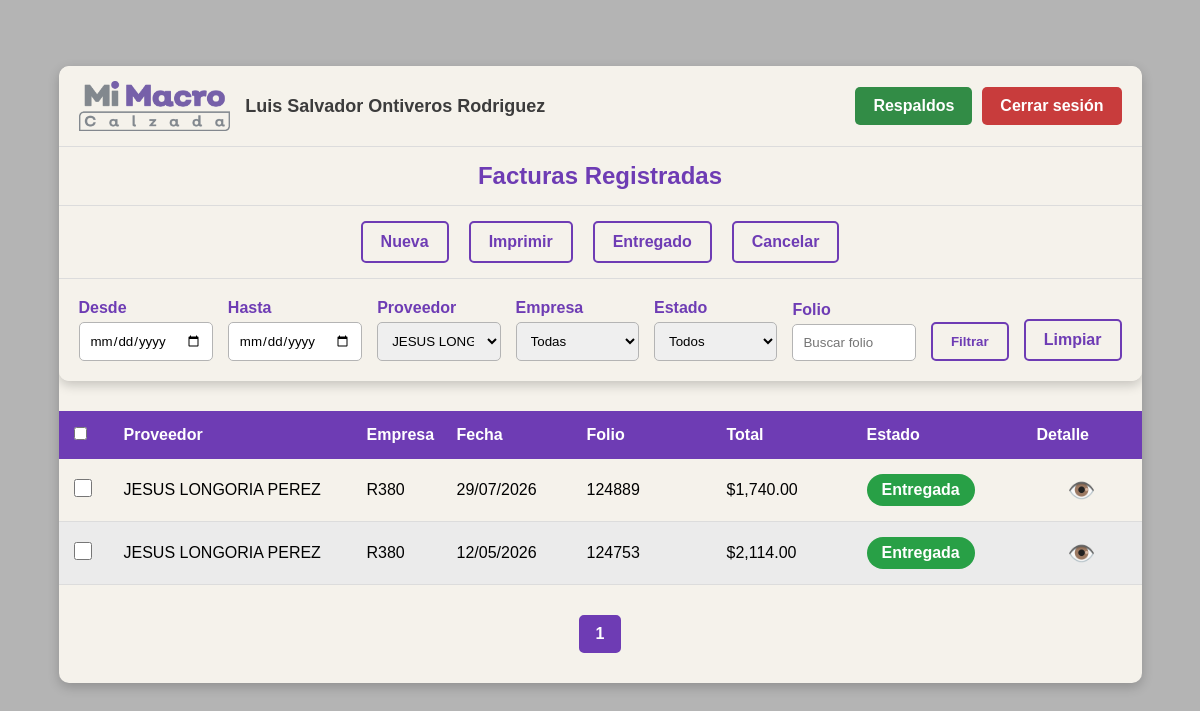
Before: /facturas.php?id_provedor=25 (signed in) with the older database file.
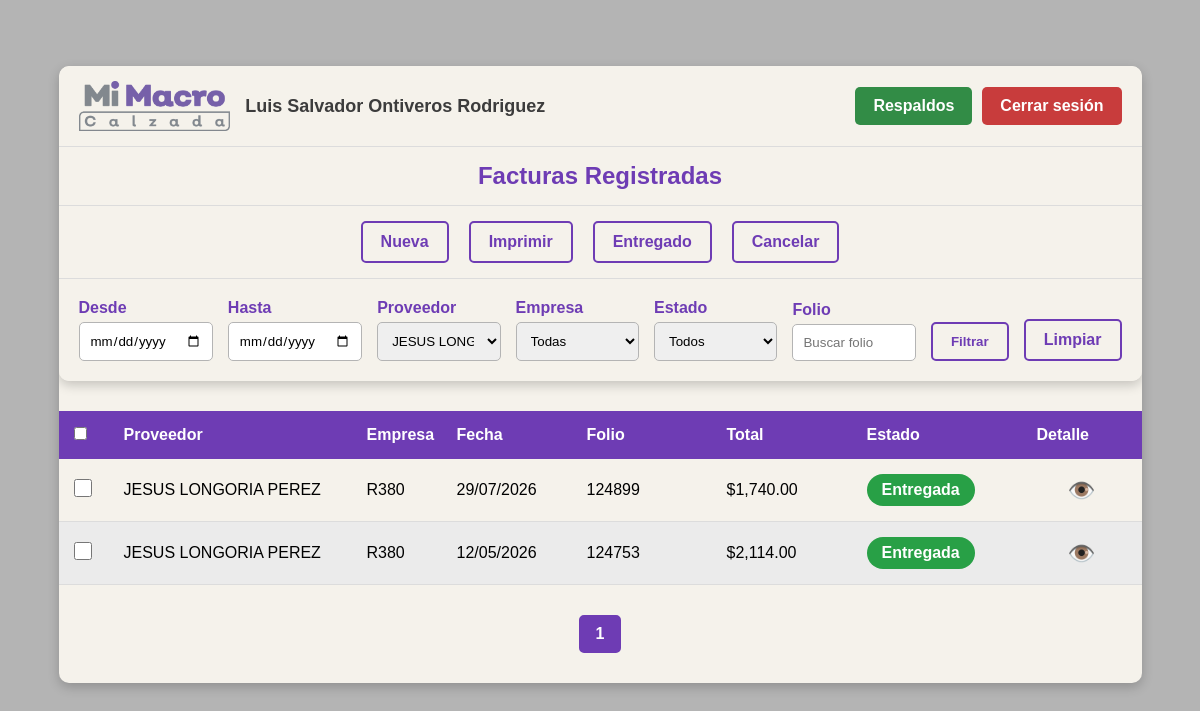
After: the same page with the newer database file.
### tables this page shows
CREATE TABLE `factura` (
  `id` int(11) NOT NULL,
  `id_empresa` int(11) NOT NULL,
  `id_provedor` int(11) NOT NULL,
  `folio` varchar(20) NOT NULL,
  `fecha` date NOT NULL,
  `total` decimal(10,2) NOT NULL,
  `estado` int(11) NOT NULL DEFAULT 0,
  `fecha_registro` date NOT NULL,
  `fecha_entregado` date DEFAULT NULL
);

CREATE TABLE `provedores` (
  `id` int(11) NOT NULL,
  `nombre` varchar(255) NOT NULL,
  `irs` int(11) NOT NULL DEFAULT 0,
  `eliminado` int(1) NOT NULL DEFAULT 0
);

### facturas.php (shortened to what the changed rows need)
<?php
$con = conecta();
$id_provedor  = isset($_GET['id_provedor'])  ? intval($_GET['id_provedor'])  : 0;
$where = "WHERE 1=1";
if($id_provedor > 0){
    $where .= " AND f.id_provedor = $id_provedor";
}
$registros_por_pagina = 30;
$pagina = isset($_GET['pagina']) ? intval($_GET['pagina']) : 1;
$inicio = ($pagina - 1) * $registros_por_pagina;
$sql = "SELECT
            f.id,
            f.id_empresa,
            p.nombre AS proveedor,
            e.nombre AS empresa,
            f.fecha,
            f.folio,
            f.total,
            f.estado
        FROM factura f
        INNER JOIN provedores p ON f.id_provedor = p.id
        INNER JOIN empresa e ON f.id_empresa = e.id
        $where
        ORDER BY f.fecha DESC
        LIMIT $inicio, $registros_por_pagina";
$resultado = $con->query($sql);
?>
<!DOCTYPE html>
<html lang="es">
<head>
    <link rel="stylesheet" href="css/facturas.css">
    <link rel="stylesheet" href="css/menu.css">
</head>
<body>
<div class="contenedor">
    <?php while($fila = $resultado->fetch_assoc()){ ?>
        <?php
        $clase = "";
        $texto = "";
        switch($fila['estado']){
            case 2:
                $clase = "entregada";
                $texto = "Entregada";
                break;
        }
        switch($fila['id_empresa']){
            case 2:
                $empresa = "R380";
                break;
        }
        ?>
        <div class="fila">
            <div>
                <input type="checkbox" class="chkFactura" value="<?= $fila['id'] ?>">
            </div>
            <div>
                <?= htmlspecialchars($fila['proveedor']) ?>
            </div>
            <div>
                <?= $empresa ?>
            </div>
            <div>
                <?= date('d/m/Y', strtotime($fila['fecha'])) ?>
            </div>
            <div>
                <?= htmlspecialchars($fila['folio']) ?>
            </div>
            <div>
                $<?= number_format($fila['total'], 2) ?>
            </div>
            <div>
                <span class="estado <?= $clase ?>">
                    <?= $texto ?>
                </span>
            </div>
            <div class="accion">
                <a href="factura_detalle.php?id=<?= $fila['id'] ?>">👁️</a>
            </div>
        </div>
    <?php } ?>
</div>
</body>
</html>

Changed rows visible on the page:
changed factura (number 1 of 2 on the later page): folio "124889" → "124899"
